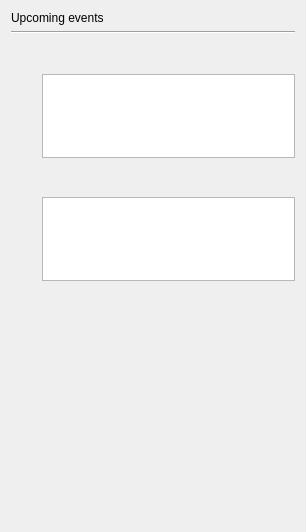
<?xml version="1.0" encoding="UTF-8"?>
<ui version="4.0">
 <class>NextCalendarEvent</class>
 <widget class="QWidget" name="NextCalendarEvent">
  <property name="geometry">
   <rect>
    <x>0</x>
    <y>0</y>
    <width>306</width>
    <height>532</height>
   </rect>
  </property>
  <property name="windowTitle">
   <string>Form</string>
  </property>
  <layout class="QVBoxLayout" name="verticalLayout_4">
   <item>
    <widget class="QLabel" name="label">
     <property name="text">
      <string>Upcoming events</string>
     </property>
    </widget>
   </item>
   <item>
    <widget class="Line" name="line">
     <property name="orientation">
      <enum>Qt::Horizontal</enum>
     </property>
    </widget>
   </item>
   <item>
    <layout class="QGridLayout" name="gridLayout" columnstretch="1,10">
     <item row="0" column="0">
      <layout class="QVBoxLayout" name="verticalLayout">
       <item>
        <widget class="TearOffDate" name="dateWidget_1" native="true"/>
       </item>
       <item>
        <spacer name="verticalSpacer_3">
         <property name="orientation">
          <enum>Qt::Vertical</enum>
         </property>
         <property name="sizeHint" stdset="0">
          <size>
           <width>20</width>
           <height>40</height>
          </size>
         </property>
        </spacer>
       </item>
      </layout>
     </item>
     <item row="0" column="1">
      <layout class="QVBoxLayout" name="verticalLayout_5" stretch="0,1">
       <item>
        <widget class="QLabel" name="titleLabel_1">
         <property name="text">
          <string/>
         </property>
        </widget>
       </item>
       <item>
        <widget class="QPlainTextEdit" name="plainTextEdit_1">
         <property name="maximumSize">
          <size>
           <width>16777215</width>
           <height>84</height>
          </size>
         </property>
         <property name="verticalScrollBarPolicy">
          <enum>Qt::ScrollBarAlwaysOff</enum>
         </property>
         <property name="horizontalScrollBarPolicy">
          <enum>Qt::ScrollBarAlwaysOff</enum>
         </property>
         <property name="readOnly">
          <bool>true</bool>
         </property>
         <property name="textInteractionFlags">
          <set>Qt::NoTextInteraction</set>
         </property>
        </widget>
       </item>
      </layout>
     </item>
     <item row="1" column="0">
      <layout class="QVBoxLayout" name="verticalLayout_3">
       <item>
        <widget class="TearOffDate" name="dateWidget_2" native="true"/>
       </item>
       <item>
        <spacer name="verticalSpacer_2">
         <property name="orientation">
          <enum>Qt::Vertical</enum>
         </property>
         <property name="sizeHint" stdset="0">
          <size>
           <width>20</width>
           <height>40</height>
          </size>
         </property>
        </spacer>
       </item>
      </layout>
     </item>
     <item row="1" column="1">
      <layout class="QVBoxLayout" name="verticalLayout_2" stretch="0,1">
       <item>
        <widget class="QLabel" name="titleLabel_2">
         <property name="text">
          <string/>
         </property>
         <property name="alignment">
          <set>Qt::AlignLeading|Qt::AlignLeft|Qt::AlignTop</set>
         </property>
        </widget>
       </item>
       <item>
        <widget class="QPlainTextEdit" name="plainTextEdit_2">
         <property name="maximumSize">
          <size>
           <width>16777215</width>
           <height>84</height>
          </size>
         </property>
         <property name="verticalScrollBarPolicy">
          <enum>Qt::ScrollBarAlwaysOff</enum>
         </property>
         <property name="horizontalScrollBarPolicy">
          <enum>Qt::ScrollBarAlwaysOff</enum>
         </property>
         <property name="readOnly">
          <bool>true</bool>
         </property>
         <property name="textInteractionFlags">
          <set>Qt::NoTextInteraction</set>
         </property>
        </widget>
       </item>
      </layout>
     </item>
    </layout>
   </item>
   <item>
    <spacer name="verticalSpacer">
     <property name="orientation">
      <enum>Qt::Vertical</enum>
     </property>
     <property name="sizeHint" stdset="0">
      <size>
       <width>20</width>
       <height>40</height>
      </size>
     </property>
    </spacer>
   </item>
  </layout>
 </widget>
 <customwidgets>
  <customwidget>
   <class>TearOffDate</class>
   <extends>QWidget</extends>
   <header>tearoffdate.h</header>
   <container>1</container>
  </customwidget>
 </customwidgets>
 <resources/>
 <connections/>
</ui>
